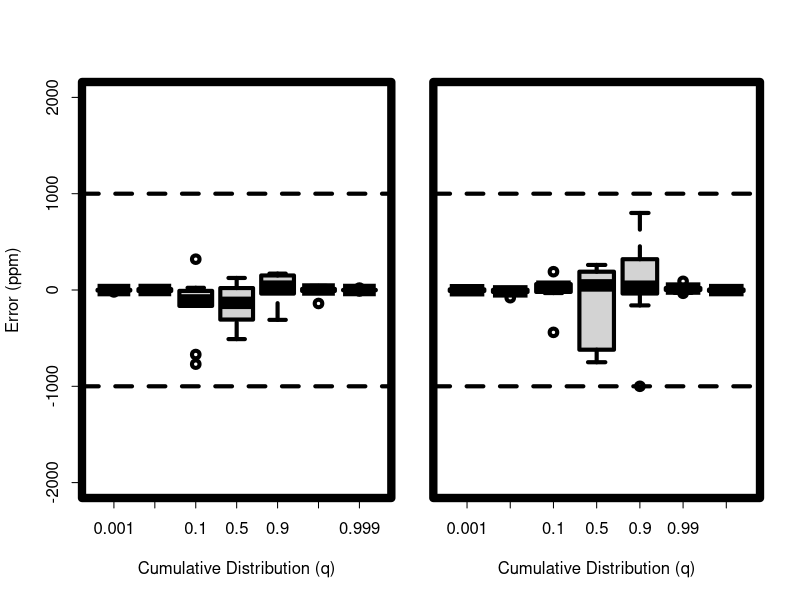

Source code (R):
errorData = read.delim("errors.csv")

plotError = function(dist, ylim=c(-2000, 2000), yaxt='s', ylab) {
  boxplot(1e6*error ~ Q, errorData[errorData$dist==dist,], ylim=ylim, lwd=4,
          xlab="Cumulative Distribution (q)", ylab=ylab, pars=list(lwd.ticks=4), yaxt=yaxt)
  box(lwd=8)
  abline(h=1000, lty=2, lwd=4)
  abline(h=-1000, lty=2, lwd=4)
}

  png("error.png", width=2400, height=1200, pointsize=36)
layout(matrix(c(1,2), 1, 2, byrow=T), heights=c(1200, 1200), widths=c(1300,1100))
#plotError('mixture', 'mixture-error.png')
plotError('gamma', ylab="Error (ppm)")
old = par(mar=c(5.1,0,4.1,2))
plotError('uniform', yaxt='n', ylab=NA)
par(old)
  dev.off()
